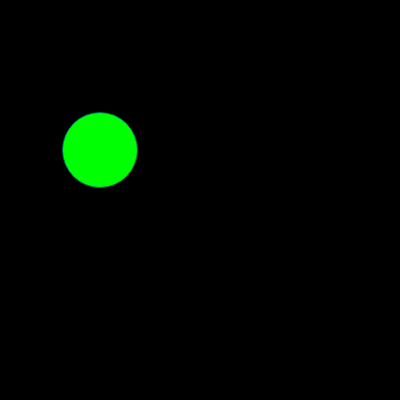
Frame 1 (no input)
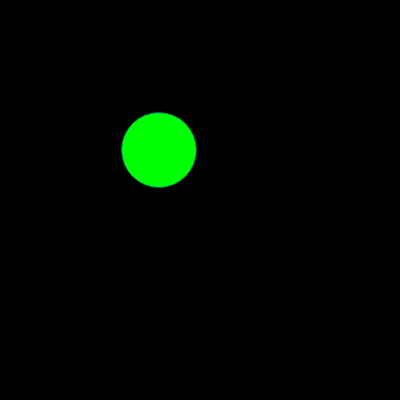
Frame 60 (no input)
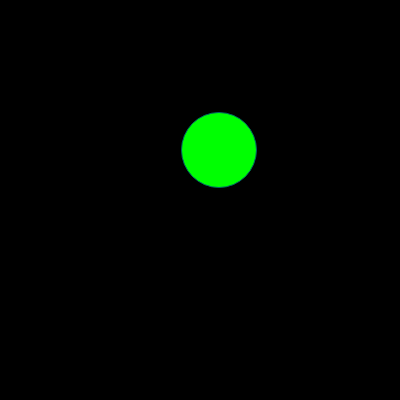
Frame 120 (the mouse pressed at the canvas centre since frame 60)

The p5.js sketch that drew these frames (run headless with seeded random() and noise() and a simulated clock; from frame 60 on, the mouse is pressed at the canvas centre):

// p5.js sketch
// ── sketch.js
// function setup() {
//   createCanvas(400, 400);
// }

// function draw() {
//   background(220, 0, 200);
  
//   rectMode(CENTER);
//   fill(0, 255, 2);
//   stroke(0,100,100);
//   rect(200, 150, 150, 150, 20);
// }

let circleX =100;
function setup() {
  createCanvas(400, 400);
   
}

function draw() {
  background(0);

  fill(0, 255, 2);
  stroke(0,100,100);
  circle(circleX, 150, 75, 75);
  
  circleX ++;
}
